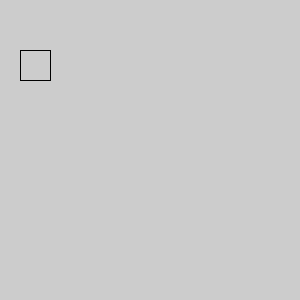
Frame 1 (no input)
Frame 60 (the mouse pressed at the canvas centre just before this capture): identical to frame 1, image omitted
Frame 120 (the mouse held since frame 60 and released just before this capture): identical to frame 1, image omitted

The Processing sketch that drew this single still picture (run headless with seeded random() and noise(); from frame 60 on, the mouse is pressed at the canvas centre):

// Processing sketch: JavaILH9_opd9_4
// ── JavaILH9_opd9_4.pde
void setup(){
size(300,300);
vierkant(20, 50, 80, 80);
}

void draw(){


}

void vierkant(int xWaarde, int yWaarde, int x1Waarde, int y1Waarde){
  
 
  line(xWaarde,yWaarde,yWaarde,yWaarde);
  line(yWaarde,y1Waarde,yWaarde,yWaarde);
  line(xWaarde,y1Waarde,yWaarde,x1Waarde);
  line(xWaarde,yWaarde,xWaarde,x1Waarde);
}
